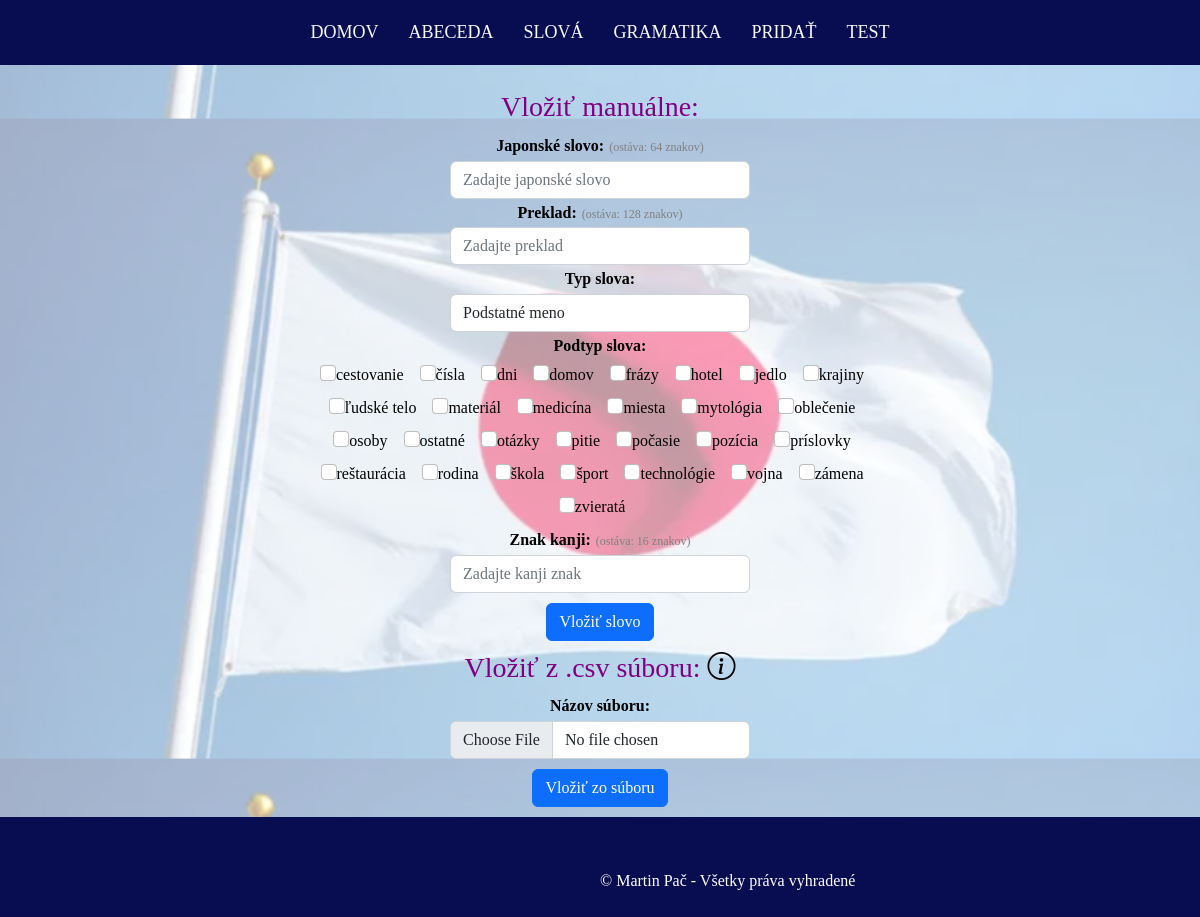
Page /addForm.php?addType=0 on the committed database.
### tables this page shows
CREATE TABLE `nounTypes` (
  `id` int UNSIGNED NOT NULL,
  `type_name` varchar(16) NOT NULL,
  `image_name` varchar(16) NOT NULL
);

### src/databaseQueries/databaseQueries.php (called while the page is built, shortened)
<?php
function selectNounTypes($conn){
    $sql = "SELECT * FROM nounTypes ORDER by type_name";
    $result = $conn->query($sql) or die ("Chyba pri vykonaní select query".$conn->error);
    return $result;
}

### src/helper/helpFunctions.php (called while the page is built, shortened)
<?php
function importCSVtooltip($addtype){
	$returnText= "Parametre riadku pri pridávaní z .csv súboru sú v rovnakom poradí ako pri manuálnom priradení, kde každý parameter je oddelený bodkočiarkou:\n";
	if ($addtype == 0)
		return $returnText."	japonsky;slovensky;typ;podtyp,podtyp2;kanji";
	return ;
}

### src/addForm.php (the view, shortened to what this page needs)
<?php
include "partials/header.php";
if ((isset($_GET["addType"]))) {
    require_once("config/config.php");
    include "databaseQueries/databaseQueries.php";
	include "helper/helpFunctions.php";
    $addType=intval($_GET["addType"]);
    if ($addType >=0 && $addType<=3) {
        echo '<h3 class="purple">Vložiť manuálne:</h3><form class="form addForm">
                    <input type="hidden" id="addType" name="addType" value = "' . $addType . '">';
        if ($addType == 0) {
            echo '<div class="form-group">
                        <label for="japWord">Japonské slovo: </label><span class="remainChars">{{ RemainingChars(0) }}</span>
                        <input v-model="formInput[0]" type="text" class="form-control" name= "japWord" id="japWord" placeholder="Zadajte japonské slovo" maxlength="64" required>
                        <label for="svkWord">Preklad:</label><span class="remainChars">{{ RemainingChars(1) }}</span>
                        <input v-model="formInput[1]" type="text" class="form-control" name= "svkWord" id="svkWord" placeholder="Zadajte preklad" maxlength="128" required>
                        <label for="type">Typ slova:</label>
                        <select class="form-control wordType" name= "type" id="type" required>
                            <option value="podstatne meno" >Podstatné meno</option>
                            <option value="pridavne meno" >Prídavné meno</option>
                            <option value="sloveso" >Sloveso</option>
							<option value="veta" >Veta</option>
                        </select>
                        <label id="nounTypeLabel" for="nounType">Podtyp slova:</label></br>
                    ';
            $result = selectNounTypes($conn);
            if ($result) {
                while ($nounType = mysqli_fetch_assoc($result)) {
                    $subType = $nounType["type_name"];
                    $id = $nounType["id"];
                    echo "<label class='fw-normal mb-1 me-3 form-check-label nounType'>
							<input class='form-check-input' type='checkbox' name='nounType[]' value=$id> $subType
						</label>";
                }
            }
			echo '</br><label for="kanji">Znak kanji:</label><span class="remainChars">{{ RemainingChars(2) }}</span>
						<input v-model="formInput[2]" type="text" class="form-control" name= "kanji" id="kanji" placeholder="Zadajte kanji znak" maxlength="16">
					</div>
					<button type="submit" class="btn btn-primary">Vložiť slovo</button>
                </form>';
        }
        echo '<h3 class="csvImporth purple">Vložiť z .csv súboru:
				<span class="text-black display-10" data-bs-toggle="tooltip"
					title="'.importCSVtooltip($addType).'">
					<i class="bi bi-info-circle"></i>
				</span>
				</h3>
				<form class="form addFormCSV" method="post" enctype="multipart/form-data">
                <input type="hidden" id="type" name="addType" value = "'.$addType.'">
                <div class="form-group">
                <label for="fileCSV">Názov súboru:</label>
                        <input type="file" class="form-control" name= "fileCSV" id="fileCSV" required>
                </div>
                        <button type="submit" class="btn btn-primary">Vložiť zo súboru</button>
                </form>
				';
    }
    else http_response_code(400);
}
else http_response_code(400);
?>
<?php
include "partials/footer.php";
?>

### src/partials/style.css (style rules this page uses)
* { box-sizing: border-box !important; transition: ease all 0.5s; }
html { scroll-behavior: smooth; }
body { color: #666666; font-size: 14px; font-family: Poppins; line-height: 1.80857; font-weight: normal; overflow-x: hidden; text-align: center; min-height: 90vh; position: relative; }
body::after { background-image: url("../img/japanese_flag.png"); content: ""; background-size: 100%,0; background-position: center; width: 100%; opacity: 0.4; z-index:-1; top: -30px; bottom: 0; right: 0; left: 0; position: absolute; }

### src/css/styles.css (style rules this page uses)
.btn { margin-top: 10px; }
label { font-size: 16px; font-weight: bold; color:black; }
.purple { color:purple; }
.form { width: 50%; display: inline-block; }
.form-control { width: 50%; margin-left: auto; margin-right: auto; }
button { margin-bottom:10px; }
.remainChars { font-size:12px; margin-left : 5px; color : grey; }

### rows in the picture
nountypes: type_name "cestovanie"
nountypes: type_name "čísla"
nountypes: type_name "dni"
nountypes: type_name "domov"
nountypes: type_name "frázy"
nountypes: type_name "hotel"
nountypes: type_name "jedlo"
nountypes: type_name "krajiny"
nountypes: type_name "ľudské telo"
nountypes: type_name "materiál"
nountypes: type_name "medicína"
nountypes: type_name "miesta"
nountypes: type_name "mytológia"
nountypes: type_name "oblečenie"
nountypes: type_name "osoby"
nountypes: type_name "ostatné"
nountypes: type_name "otázky"
nountypes: type_name "pitie"
nountypes: type_name "počasie"
nountypes: type_name "pozícia"
nountypes: type_name "príslovky"
nountypes: type_name "reštaurácia"
nountypes: type_name "rodina"
nountypes: type_name "škola"
nountypes: type_name "šport"
nountypes: type_name "technológie"
nountypes: type_name "vojna"
nountypes: type_name "zámena"
nountypes: type_name "zvieratá"
